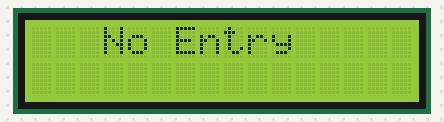
Bench run of a sketch on a simulated Arduino Uno, built with avr-gcc and run on an emulated ATmega328P. Shown: 16×2 character LCD.

Above: at 0.1 s.

The sketch:

i2clecd.ino
```cpp
#include<LiquidCrystal_I2C.h>
#include<Wire.h>
LiquidCrystal_I2C lcd (0x27,16,2);
int i=6;

void setup()
{
  lcd.begin();
}
void loop()
{
  lcd.setCursor(3,0);
  lcd.print("No Entry");
  lcd.setCursor(0,1);
  delay(1000);
  lcd.clear();
}
```
